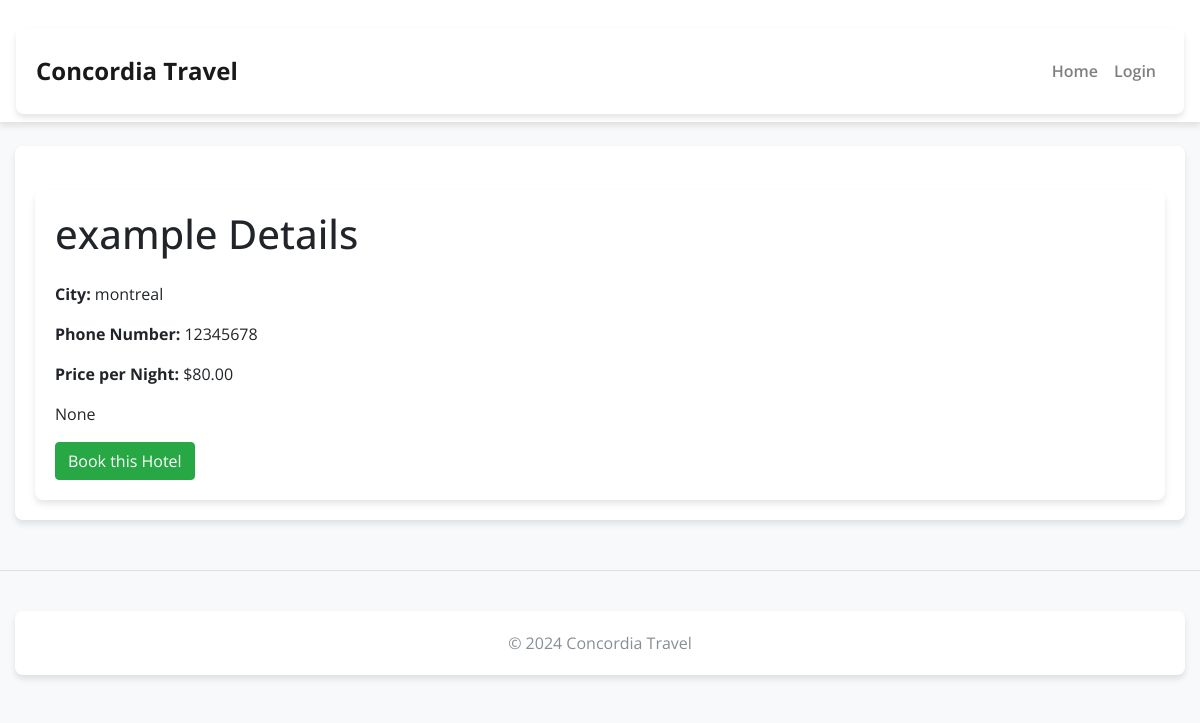
Page /packages/hotels/1/ on the committed database.
### packages/models.py (models this page shows, shortened)
class Hotel(models.Model):
    name = models.CharField(max_length=100)
    city = models.TextField(max_length=100)
    phone_number = models.CharField(max_length=15)
    price = models.DecimalField(max_digits=10, decimal_places=2)
    description = models.TextField(blank=True, null=True)  # Allows for an optional description

### packages/views.py (the view)
# urls.py: path('hotels/<int:pk>/', views.hotel_detail, name='hotel_detail'),
def hotel_detail(request, pk):
    hotel = get_object_or_404(Hotel, pk=pk)
    return render(request, 'packages/hotel_detail.html', {'hotel': hotel})

### packages/templates/packages/hotel_detail.html (shortened to what this page needs)
{% extends 'packages/base.html' %}
{% block content %}
<div class="container mt-4">
    <h1 class="mb-4">{{ hotel.name }} Details</h1>
    <p><strong>City:</strong> {{ hotel.city }}</p>
    <p><strong>Phone Number:</strong> {{ hotel.phone_number }}</p>
    <p><strong>Price per Night:</strong> ${{ hotel.price }}</p>
    <p>{{ hotel.description }}</p>
    <form action="{% url 'book_hotel' hotel.pk %}" method="post">
      <button type="submit" class="btn btn-success">Book this Hotel</button>
    </form>
</div>
{% endblock %}

### packages/templates/packages/base.html (style rules this page uses)
body { font-family: 'Open Sans', sans-serif; background-color: #f8f9fa; }
.container { background-color: #ffffff; box-shadow: 0 4px 6px rgba(0, 0, 0, 0.1); border-radius: 8px; padding: 20px; margin-top: 20px; }

### rows in the picture
Hotel: name "example", city "montreal", phone_number "12345678", price "80.00", description "None"
